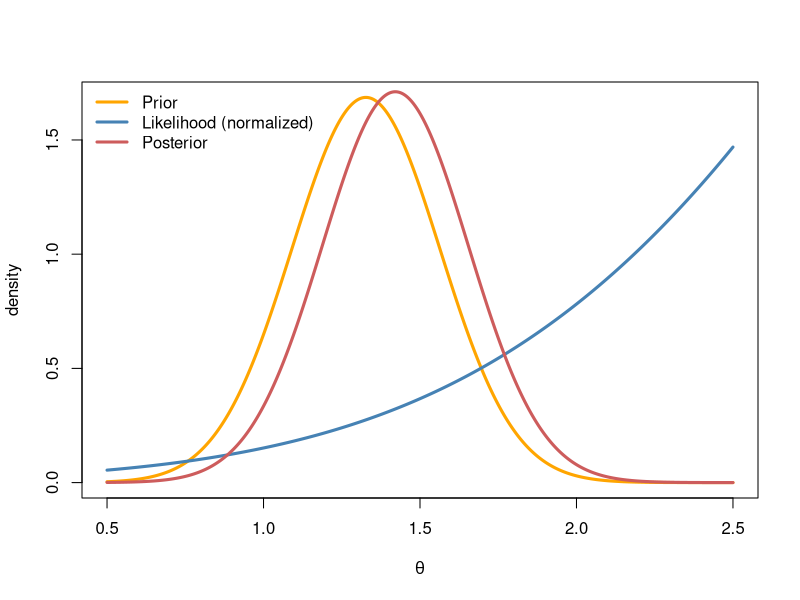

Generate this figure with R:
## ---- chunk 1
theta_grid = seq(0.5, 2.5, length = 1000)
bin_width = theta_grid[2] - theta_grid[1]
like = (1 - pnorm(3, theta_grid, sqrt(3)))^2 
prior = dnorm(theta_grid, 1.3271, sqrt(0.05597))
post = like * prior # unnormalized
post = post / sum(post * bin_width)
like = like / sum(like * bin_width)
plot(theta_grid, prior, type = "l", col = "orange", lwd = 3, xlab = expression(theta), ylab = "density")
lines(theta_grid, like, col = "steelblue", lwd = 3)
lines(theta_grid, post, col = "indianred", lwd = 3)
legend("topleft", legend = c("Prior", "Likelihood (normalized)", "Posterior"),
       col = c("orange", "steelblue", "indianred"), lwd = 3, bty = "n")
